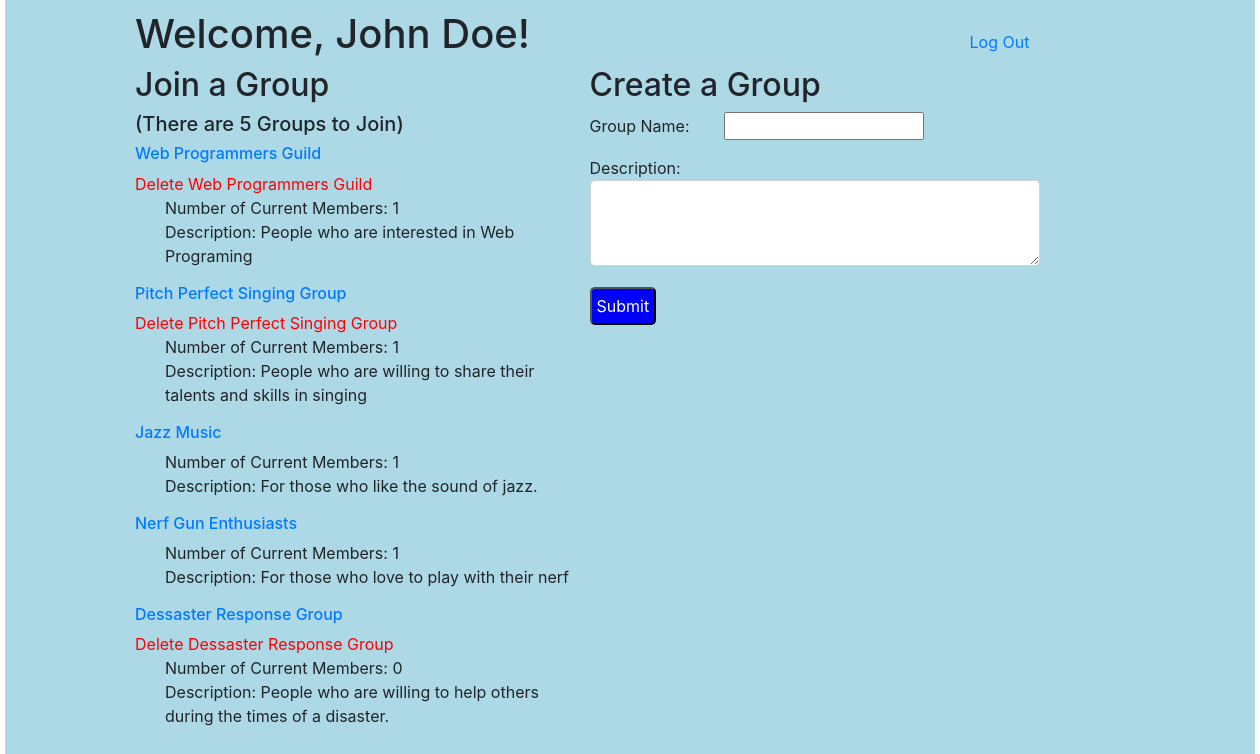
Page /groups (signed in) on the committed database.
### examApp/models.py (models this page shows)
class User(models.Model):
    first_name = models.CharField(max_length=60)
    last_name = models.CharField(max_length=60)
    email = models.CharField(max_length=60)
    password = models.CharField(max_length=255)
    created_at = models.DateTimeField(auto_now_add=True)
    updated_at = models.DateTimeField(auto_now=True)
    objects = UserManager()

class Group(models.Model):
    name = models.CharField(max_length=100)
    description = models.TextField()
    member = models.ForeignKey(User, related_name='groups_joined', on_delete=models.CASCADE)
    users_that_joined = models.ManyToManyField(User, related_name='groups_entered')
    created_at = models.DateTimeField(auto_now_add=True)
    updated_at = models.DateTimeField(auto_now=True)
    objects = GroupManager()

### examApp/views.py (the view)
# urls.py: path('groups', views.groups),
def groups(request):
    if 'user_id' not in request.session:
        return redirect('/')
    context = {
        'current_user': User.objects.get(id=request.session['user_id']),
        'all_groups': Group.objects.all().order_by('-users_that_joined'),
        'group_count': Group.objects.count(),
    }
    return render(request, "groups.html", context)

### examApp/templates/groups.html (shortened to what this page needs)
<!DOCTYPE html>
<html lang="en">
  <head>
    <link
      href="https://stackpath.bootstrapcdn.com/bootstrap/4.5.0/css/bootstrap.min.css"
      rel="stylesheet"
    />
    {% load static %}
    <link rel="stylesheet" href="{% static 'styles.css' %}" />
  </head>
  <body>
    <div id="container">
      <header>
        <h1>
          Welcome, {{current_user.first_name}} {{current_user.last_name}}!
        </h1>
        <a class="logout" href="/logout">Log Out</a>
      </header>
      <div class="section">
        <h2>Join a Group</h2>
        <h5>(There are {{group_count}} Groups to Join)</h5>
        {% for each_group in all_groups%}
        <h6><a href="/group/{{each_group.id}} ">{{each_group.name}}</a></h6>
        {% if current_user.id == each_group.member.id %}
        <a class="red_delete" href="/group/delete/{{each_group.id}} "
          >Delete {{each_group.name}}</a
        >
        {% endif %}
        <ul>
          <li>
            Number of Current Members: {{each_group.users_that_joined.count}}
          </li>
          <li>Description: {{each_group.description}}</li>
        </ul>
        {% endfor %}
      </div>
      <div class="section">
        <h2>Create a Group</h2>
        <form action="/group/create" method="POST">
          <p>Group Name: <input type="text" name="name" /></p>
          <p>
            Description:
            <textarea
              name="description"
              id="description"
              cols="30"
              rows="3"
              class="form-control"
            ></textarea>
          </p>
          <button>Submit</button>
        </form>
      </div>
    </div>
  </body>
</html>

### examApp/static/styles.css (style rules this page uses)
* { margin: 0px; padding: 0px; }
#container { background-color: lightblue; width: 1250px; margin: 0 auto; padding-left: 130px; padding-bottom: 40px; }
h1 { padding-top: 10px; }
.section { width: 450px; display: inline-block; vertical-align: top; }
input { margin-left: 30px; width: 200px; }
button { background-color: blue; color: white; padding: 5px; border-radius: 5px; margin-top: 5px; }
header h1 { width: 830px; display: inline-block; }
ul { list-style-type: none; margin-left: 30px; }
.red_delete { color: red; }

### rows in the picture
User: first_name "John", last_name "Doe"
Group: name "Web Programmers Guild", users_that_joined.count "1", description "People who are interested in Web Programing"
Group: name "Pitch Perfect Singing Group", users_that_joined.count "1", description "People who are willing to share their talents and skills in singing"
Group: name "Jazz Music", users_that_joined.count "1", description "For those who like the sound of jazz."
Group: name "Nerf Gun Enthusiasts", users_that_joined.count "1", description "For those who love to play with their nerf"
Group: name "Dessaster Response Group", users_that_joined.count "0", description "People who are willing to help others during the times of a disaster."

### other values in the picture
{{ group_count }} "5"
